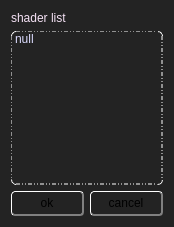
<?xml version="1.0" encoding="UTF-8"?>
<ui version="4.0">
 <class>ListSelectorDialog</class>
 <widget class="QDialog" name="ListSelectorDialog">
  <property name="geometry">
   <rect>
    <x>0</x>
    <y>0</y>
    <width>174</width>
    <height>227</height>
   </rect>
  </property>
  <property name="windowTitle">
   <string>Dialog</string>
  </property>
  <property name="styleSheet">
   <string notr="true">background-color: rgb(35, 35, 35);</string>
  </property>
  <layout class="QVBoxLayout" name="verticalLayout">
   <item>
    <widget class="QLabel" name="shader_list_display">
     <property name="styleSheet">
      <string notr="true">color: rgb(245, 225, 245);
font: 700 10pt &quot;Cascadia Code&quot;;
</string>
     </property>
     <property name="text">
      <string>shader list</string>
     </property>
    </widget>
   </item>
   <item>
    <widget class="QListWidget" name="shader_list">
     <property name="styleSheet">
      <string notr="true">QListView{	
	border-style: dot-dot-dash;
	border-width: 1px;
	border-radius: 5px;
	border-color: white;
	
	font: 9pt &quot;Cascadia Code&quot;;
	background-color: qlineargradient(spread:pad, x1:0, y1:0, x2:0, y2:1, 
		stop:0 		rgba(0, 0, 0, 255), 
		stop:0.5 	rgba(25, 25, 25, 255),
		stop:0.7    rgba(30, 30, 30, 255),
	    stop:1 		rgba(55, 55, 55, 255));
}

QListView::item{
	font: 9pt &quot;微软雅黑&quot;;
	color: rgb(220, 220, 255);
}

QListView::item::hover{

	font: 9pt &quot;微软雅黑&quot;;
	background: qlineargradient(x1: 0, y1: 0, x2: 1, y2: 0, 
			stop:1 #333377, 
			stop: 0 #995599);
	color: rgb(220, 220, 255);
}

QListView::item::selected {
	background: qlineargradient(x1: 0, y1: 0, x2: 1, y2: 0, stop:0 #559977, stop: 1 #224455);
	color: rgb(255, 230, 20);
}

QListView::item:selected:active{
	font: bold 12pt &quot;微软雅黑&quot;;
    background: qlineargradient(x1: 0, y1: 0, x2: 0, y2: 1, stop: 0 #6ea1f1, stop: 1 #567dbc);
}</string>
     </property>
     <item>
      <property name="text">
       <string>null</string>
      </property>
     </item>
    </widget>
   </item>
   <item>
    <layout class="QHBoxLayout" name="horizontalLayout">
     <item>
      <widget class="QPushButton" name="ok_button">
       <property name="minimumSize">
        <size>
         <width>0</width>
         <height>25</height>
        </size>
       </property>
       <property name="styleSheet">
        <string notr="true">QPushButton{
border: 1px solid white;
border-radius:4px;
border-bottom: 2px solid gray;
border-right: 2px solid gray;
background-color: 
qlineargradient(spread:pad, x1:0, y1:0, x2:0, y2:1, 
			stop:0     rgba(100, 100, 100, 255),
			stop:0.35 rgba(20, 20, 20, 255), 
			stop:0.65 rgba(25, 25, 25, 255),
			stop:1 	  rgba(35, 35, 65, 255));
color: 
qlineargradient(spread:pad, x1:0, y1:0, x2:1, y2:1,
 stop:0 rgba(175, 175, 200, 255), 
 stop:1 rgba(220, 220, 255, 255));
}
QPushButton::hover{
background-color: 
qlineargradient(spread:pad, x1:0, y1:0, x2:0, y2:1, 
			stop:0     rgba(120, 120, 120, 255),
			stop:0.35 rgba(40, 40, 40, 255), 
			stop:0.65 rgba(45, 45, 45, 255),
			stop:1 	  rgba(55, 55, 85, 255));
color: 
qlineargradient(spread:pad, x1:0, y1:0, x2:1, y2:1,
 stop:0 rgba(200, 200, 240, 255), 
 stop:1 rgba(235, 245, 255, 255));
border: 1px solid rgb(200, 245, 255);
border-radius:4px;
border-bottom: 1px solid rgb(175, 220, 230);
border-right: 1px solid rgb(175, 220, 230);
}
</string>
       </property>
       <property name="text">
        <string>ok</string>
       </property>
      </widget>
     </item>
     <item>
      <widget class="QPushButton" name="cancel_button">
       <property name="minimumSize">
        <size>
         <width>0</width>
         <height>25</height>
        </size>
       </property>
       <property name="styleSheet">
        <string notr="true">QPushButton{
border: 1px solid white;
border-radius:4px;
border-bottom: 2px solid gray;
border-right: 2px solid gray;
background-color: 
qlineargradient(spread:pad, x1:0, y1:0, x2:0, y2:1, 
			stop:0     rgba(100, 100, 100, 255),
			stop:0.35 rgba(20, 20, 20, 255), 
			stop:0.65 rgba(25, 25, 25, 255),
			stop:1 	  rgba(35, 35, 65, 255));
color: 
qlineargradient(spread:pad, x1:0, y1:0, x2:1, y2:1,
 stop:0 rgba(175, 175, 200, 255), 
 stop:1 rgba(220, 220, 255, 255));
}
QPushButton::hover{
background-color: 
qlineargradient(spread:pad, x1:0, y1:0, x2:0, y2:1, 
			stop:0     rgba(120, 120, 120, 255),
			stop:0.35 rgba(40, 40, 40, 255), 
			stop:0.65 rgba(45, 45, 45, 255),
			stop:1 	  rgba(55, 55, 85, 255));
color: 
qlineargradient(spread:pad, x1:0, y1:0, x2:1, y2:1,
 stop:0 rgba(200, 200, 240, 255), 
 stop:1 rgba(235, 245, 255, 255));
border: 1px solid rgb(200, 245, 255);
border-radius:4px;
border-bottom: 1px solid rgb(175, 220, 230);
border-right: 1px solid rgb(175, 220, 230);
}
</string>
       </property>
       <property name="text">
        <string>cancel</string>
       </property>
      </widget>
     </item>
    </layout>
   </item>
  </layout>
 </widget>
 <resources>
  <include location="../resources/icon.qrc"/>
 </resources>
 <connections>
  <connection>
   <sender>ok_button</sender>
   <signal>clicked()</signal>
   <receiver>ListSelectorDialog</receiver>
   <slot>accept()</slot>
   <hints>
    <hint type="sourcelabel">
     <x>46</x>
     <y>204</y>
    </hint>
    <hint type="destinationlabel">
     <x>86</x>
     <y>113</y>
    </hint>
   </hints>
  </connection>
  <connection>
   <sender>cancel_button</sender>
   <signal>clicked()</signal>
   <receiver>ListSelectorDialog</receiver>
   <slot>reject()</slot>
   <hints>
    <hint type="sourcelabel">
     <x>126</x>
     <y>204</y>
    </hint>
    <hint type="destinationlabel">
     <x>86</x>
     <y>113</y>
    </hint>
   </hints>
  </connection>
 </connections>
</ui>
